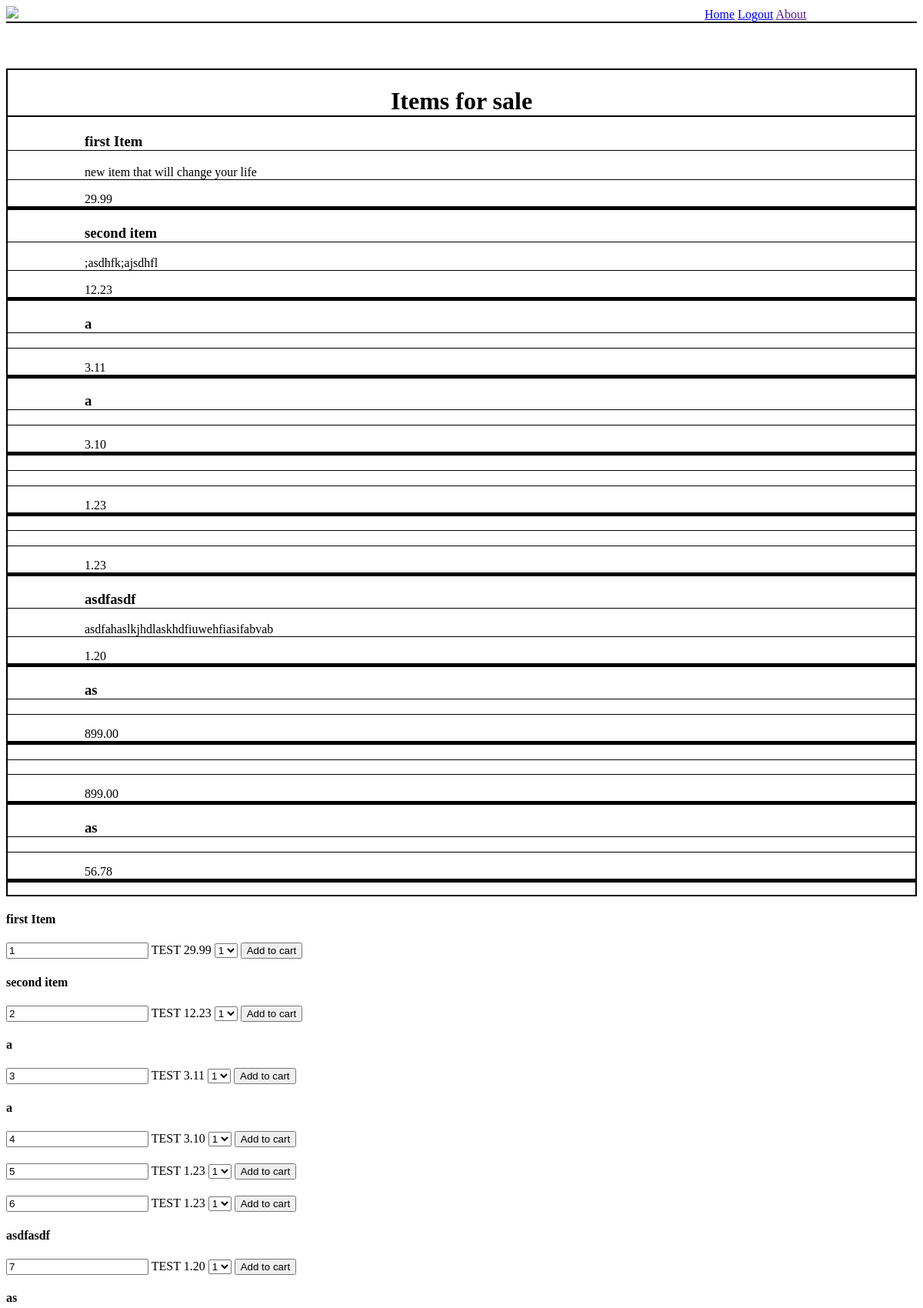
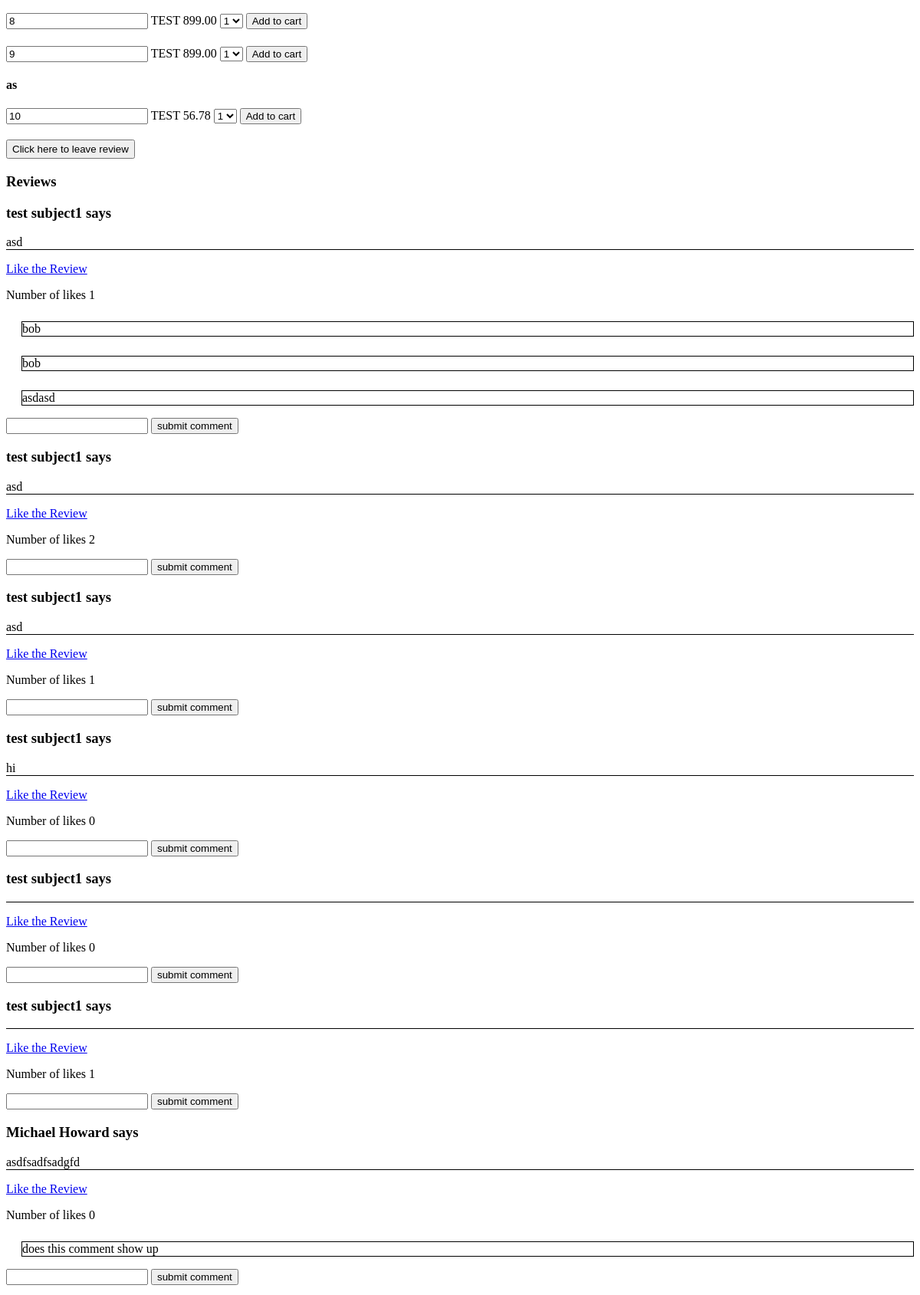
Page /neworder (signed in, upper part) on the committed database (2 pictures, top to bottom).
### user/models.py (models this page shows)
class Item(models.Model):
	itemname = models.CharField(max_length=45)
	description = models.CharField(max_length=255)
	price = models.DecimalField(decimal_places=2, max_digits=5)
	created_at = models.DateTimeField(auto_now_add=True, null=True)
	updated_at = models.DateTimeField(auto_now=True, null=True)
	objects = ItemManager()

class Review(models.Model):
	review = models.TextField()
	user = models.ForeignKey(User, related_name='review', on_delete=models.CASCADE)
	likes = models.ManyToManyField(User, related_name="liked_post")
	created_at = models.DateTimeField(auto_now_add=True)
	updated_at = models.DateTimeField(auto_now=True)
	objects = ReviewManager()

class User(models.Model):
	first_name = models.CharField(max_length=45)
	last_name = models.CharField(max_length=45)
	email = models.CharField(max_length=45)
	address = models.CharField(max_length=255)
	zipcode = models.IntegerField()
	state = models.CharField(max_length=20)
	password = models.CharField(max_length=60)
	created_at = models.DateTimeField(auto_now_add=True)
	updated_at = models.DateTimeField(auto_now=True)
	objects =UserManager()

class Comment(models.Model):
	comment = models.CharField(max_length=255)
	review_user = models.ForeignKey(User, related_name='comment', on_delete=models.CASCADE)
	review = models.ForeignKey(Review, related_name='comment', on_delete=models.CASCADE)
	created_at = models.DateTimeField(auto_now_add=True)
	updated_at = models.DateTimeField(auto_now=True)

### user/views.py (the view)
# urls.py: path('neworder', views.neworder),
def neworder(request):
	if 'user_id' not in request.session:
		return redirect('/')
	user = User.objects.get(id=request.session['user_id'])
	review = Review.objects.all()
	item = Item.objects.all()
	context = {
		'user': user,
		'review': review,
		'item': item,
	}
	return render(request, 'neworder.html', context)

### user/templates/neworder.html (shortened to what this page needs)
<!DOCTYPE html>
<html lang="en">
<head>
     {% load static %}
    <link rel="stylesheet" href="{% static 'css/style.css'%}">
</head>
<body>
		<div id="navbar">
		<img src="{% static 'img/example_logo.png' %}" id="logo">
		<a href="/usershome" id="homenav">Home</a>
		<a href="/logout" id="logout">Logout</a>
		<a href="" id="about">About</a>
	</div>
	<div>
		<div id="itemsforsale">
			<h1 class="itemheader">Items for sale</h1>
			{% for item in item %}
				<h3 class="item_name">{{ item.itemname }}</h3>
				<p class="item_description">{{ item.description }}</p>
				<p class="item_price"> {{ item.price }}</p>
			{% endfor %}
		</div>
		<div>
			{% for item in item %}
			<form action='/pickitem' method="post">
				<h4>{{ item.itemname }}</h4>
				<input type="text" name="id" value="{{ item.id }}">
				<label for="{{ item.id }}"> TEST</label>
				{{ item.price }}
				<select name='quantity'>
					<option value="1">1</option>
				</select>
				<button>Add to cart</button>
			</form>
			{% endfor %}
		</div>
		<div id="reviewcontainer">
		<div>
			<button id="showcomment">Click here to leave review</button>
		</div>
		<div>
			<h3>Reviews</h3>
					{% for review in review %}
						<h3>{{ review.user.first_name }}  {{ review.user.last_name }} says</h3>
						<p id="review">{{ review.review }}</p>
						<a href="/likes/{{ review.id }}">Like the Review</a>
						<P> Number of likes {{ review.likes.count }}
					{% for comment in review.comment.all %}
						<p id="comment">{{ comment.comment}}</p>
					{% endfor %}
					<div>
						<div>
							<form action="/comment" method="post">
							<input type="text" name="comment">
							<button>submit comment</button>
							</form>
						</div>
					</div>
				<div>
					{% endfor %}
				</div>
			</div>
</body>
</html>

### user/static/css/style.css (style rules this page uses)
#navbar { border-bottom: 2px solid black; margin-bottom: 5%; }
#logo { width: 100px; }
#homenav { margin-left: 75%; }
#itemsforsale { border: 2px solid black; }
.itemheader { border-bottom: 2px solid black; justify-content: center; display: flex; }
.item_name { border-bottom: 1px solid black; padding-left: 100px; }
.item_description { border-bottom: 1px solid black; padding-left: 100px; }
.item_price { border-bottom: 5px solid black; padding-left: 100px; }
#review { border-bottom: 1px solid black; }
#comment { border: 1px solid black; margin-left: 20px; }
#showcomment { margin-top: 20px; height: 25px; }

### rows in the picture
Item: itemname "first Item", description "new item that will change your life", price "29.99", id "1"
Item: itemname "second item", description ";asdhfk;ajsdhfl", price "12.23", id "2"
Item: itemname "a", price "3.11", id "3"
Item: itemname "a", price "3.10", id "4"
Item: price "1.23", id "5"
Item: price "1.23", id "6"
Item: itemname "asdfasdf", description "asdfahaslkjhdlaskhdfiuwehfiasifabvab", price "1.20", id "7"
Item: itemname "as", price "899.00", id "8"
Item: price "899.00", id "9"
Item: itemname "as", price "56.78", id "10"
Review: user.first_name "test", user.last_name "subject1", review "asd", likes.count "1"
Comment: comment "bob"
Comment: comment "bob"
Comment: comment "asdasd"
Review: user.first_name "test", user.last_name "subject1", review "asd", likes.count "2"
Review: user.first_name "test", user.last_name "subject1", review "asd", likes.count "1"
Review: user.first_name "test", user.last_name "subject1", review "hi", likes.count "0"
Review: user.first_name "test", user.last_name "subject1", likes.count "0"
Review: user.first_name "test", user.last_name "subject1", likes.count "1"
Review: user.first_name "Michael", user.last_name "Howard", review "asdfsadfsadgfd", likes.count "0"
Comment: comment "does this comment show up"
